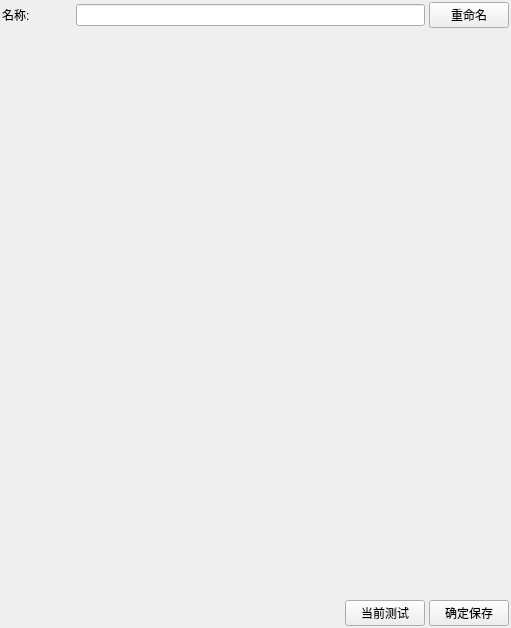
<?xml version="1.0" encoding="UTF-8"?>
<ui version="4.0">
 <class>Form</class>
 <widget class="QWidget" name="Form">
  <property name="geometry">
   <rect>
    <x>0</x>
    <y>0</y>
    <width>511</width>
    <height>628</height>
   </rect>
  </property>
  <property name="windowTitle">
   <string>Form</string>
  </property>
  <layout class="QVBoxLayout" name="verticalLayout" stretch="1,20,1">
   <property name="leftMargin">
    <number>2</number>
   </property>
   <property name="topMargin">
    <number>2</number>
   </property>
   <property name="rightMargin">
    <number>2</number>
   </property>
   <property name="bottomMargin">
    <number>2</number>
   </property>
   <item>
    <layout class="QHBoxLayout" name="horizontalLayout" stretch="1,5,1">
     <property name="spacing">
      <number>4</number>
     </property>
     <item>
      <widget class="QLabel" name="label_2">
       <property name="text">
        <string>名称:</string>
       </property>
      </widget>
     </item>
     <item>
      <widget class="QLineEdit" name="blkName"/>
     </item>
     <item>
      <widget class="QPushButton" name="nameSet">
       <property name="text">
        <string>重命名</string>
       </property>
      </widget>
     </item>
    </layout>
   </item>
   <item>
    <widget class="QWidget" name="inParamPanel" native="true"/>
   </item>
   <item>
    <layout class="QHBoxLayout" name="horizontalLayout_2">
     <property name="spacing">
      <number>4</number>
     </property>
     <item>
      <spacer name="horizontalSpacer">
       <property name="orientation">
        <enum>Qt::Horizontal</enum>
       </property>
       <property name="sizeHint" stdset="0">
        <size>
         <width>40</width>
         <height>20</height>
        </size>
       </property>
      </spacer>
     </item>
     <item>
      <widget class="QPushButton" name="tester">
       <property name="text">
        <string>当前测试</string>
       </property>
      </widget>
     </item>
     <item>
      <widget class="QPushButton" name="confim">
       <property name="text">
        <string>确定保存</string>
       </property>
      </widget>
     </item>
    </layout>
   </item>
  </layout>
 </widget>
 <resources/>
 <connections/>
</ui>
